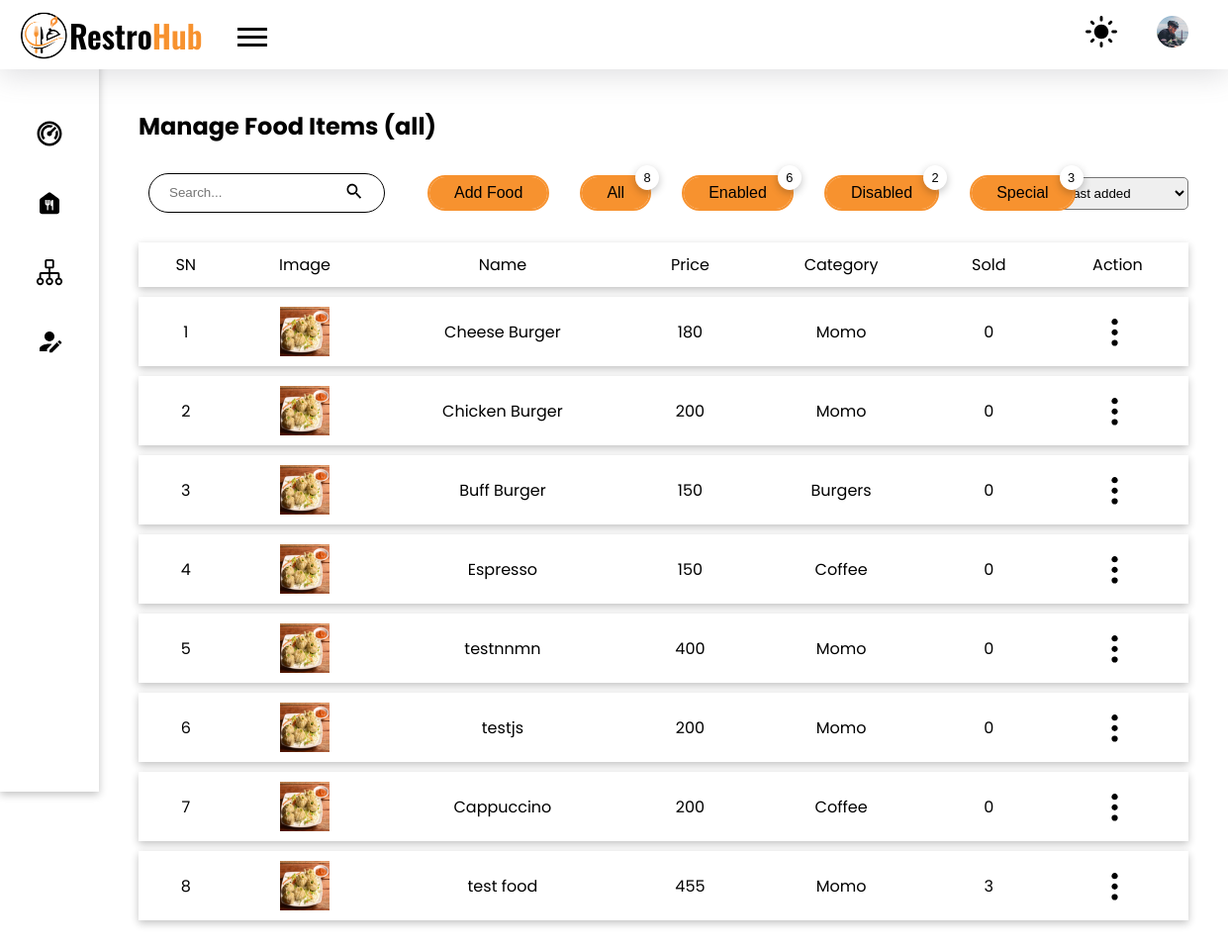
The app's page /admin/manage-foods.php (signed in), older data.
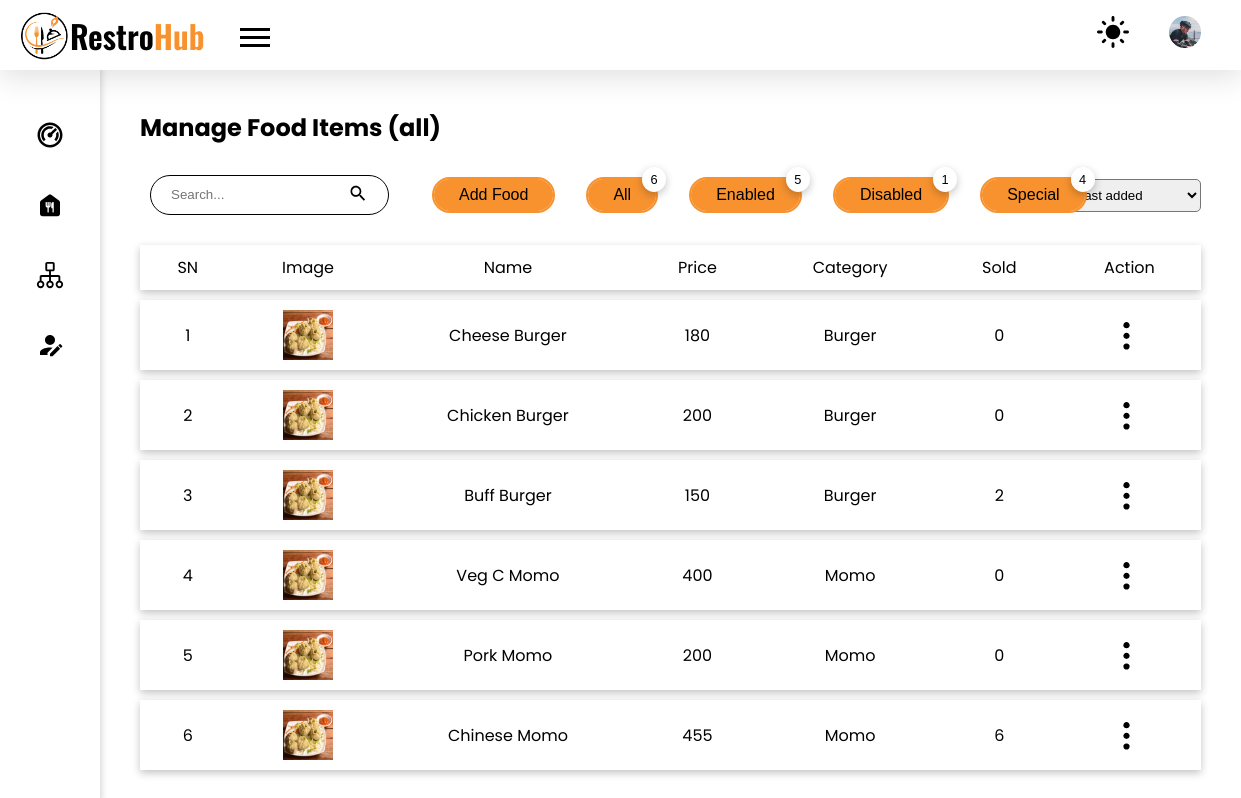
The same page, newer data.
### tables this page shows
CREATE TABLE `food` (
  `f_id` int(11) NOT NULL,
  `img` varchar(100) DEFAULT NULL,
  `name` varchar(100) DEFAULT NULL,
  `price` int(11) DEFAULT NULL,
  `cost` int(11) NOT NULL,
  `cooking_time` int(11) DEFAULT NULL,
  `description` varchar(500) NOT NULL,
  `veg` int(1) NOT NULL,
  `product_id` varchar(30) NOT NULL,
  `short_desc` varchar(50) NOT NULL,
  `ingredients` varchar(255) NOT NULL,
  `disabled` int(11) NOT NULL,
  `special` int(11) NOT NULL,
  `category` int(11) NOT NULL
);

CREATE TABLE `category` (
  `cat_id` int(11) NOT NULL,
  `image` varchar(100) NOT NULL,
  `cat_name` varchar(50) NOT NULL
);

### admin/manage-foods.php (the view, shortened to what the changed rows need)
<!DOCTYPE html>
<html lang="en">
<head>
    <link rel="stylesheet" href="../styles/style.css">
</head>
<body>
    <main class="admin_dashboard_body">
        <section class="dashboard_inner-head flex items-center">
            <h2>Manage Food Items <?php if (isset($_SESSION['filter-by']))
                                        echo "(" . $_SESSION['filter-by'] . ")"; ?></h2>
        </section>
                            <?php
                            require("../config.php");
                            ?>
        <div class="flex items-center">
            <div class="flex items-center">
                <?php
                $sql = "SELECT * FROM food";
                $result = mysqli_query($conn, $sql);
                $count = mysqli_num_rows($result);
                $sql_enabled = "SELECT * FROM food where disabled = 0";
                $result_enabled = mysqli_query($conn, $sql_enabled);
                $count_enabled = mysqli_num_rows($result_enabled);
                $sql_disabled = "SELECT * FROM food where disabled = 1";
                $result_disabled = mysqli_query($conn, $sql_disabled);
                $count_disabled = mysqli_num_rows($result_disabled);
                $sql_special = "SELECT * FROM food where special = 1";
                $result_special = mysqli_query($conn, $sql_special);
                $count_special = mysqli_num_rows($result_special);
                ?>
                <form action="./backend/foods/specific-food.php" method="post">
                    <button type="submit" name="specific-food" class="button ml-35 border-curve-lg relative">All
                        <div class="count-top shadow"><?php
                                                        echo $count;
                                                        ?>
                        </div>
                    </button>
                </form>
                <form action="./backend/foods/specific-food.php" method="post">
                    <button type="submit" name="specific-food" class="button ml-35 border-curve-lg relative">Enabled
                        <div class="count-top shadow"><?php
                                                        echo $count_enabled;
                                                        ?>
                        </div>
                </form>
                <form action="./backend/foods/specific-food.php" method="post">
                    <button type="submit" name="specific-food" class="button ml-35 border-curve-lg relative">Disabled
                        <div class="count-top shadow"><?php
                                                        echo $count_disabled;
                                                        ?>
                        </div>
                    </button>
                </form>
                <form action="./backend/foods/specific-food.php" method="post">
                    <button type="submit" name="specific-food" class="button ml-35 border-curve-lg relative">Special
                        <div class="count-top shadow"><?php
                                                        echo $count_special;
                                                        ?>
                        </div>
                    </button>
                </form>
            </div>
        </div>
        <?php
        if (isset($_SESSION['filter-by'])) {
            $filter_by = $_SESSION['filter-by'];
            if ($filter_by == 'all') {
                $sql = "SELECT * FROM food";
            } else if ($filter_by == 'enabled') {
                $sql = "SELECT * FROM food where disabled = 0";
            } else if ($filter_by == 'disabled') {
                $sql = "SELECT * FROM food where disabled = 1";
            } else if ($filter_by == 'special') {
                $sql = "SELECT * FROM food where special = 1";
            }
        } else {
            $_SESSION['filter-by'] = 'all';
            $sql = "SELECT * FROM food order by f_id desc";
        }
        $res = mysqli_query($conn, $sql) or die("Could not fetch food items from database");
        ?>
        <?php
        if (mysqli_num_rows($res) > 0) {
        ?>
            <table class="mt-20">
                <tr class="shadow">
                    <th>SN</th>
                    <th>Image</th>
                    <th>Name</th>
                    <th>Price</th>
                    <th>Category</th>
                    <th>Sold</th>
                    <th>Action</th>
                </tr>
                <?php
                $i = 0;
                while ($row = mysqli_fetch_assoc($res)) {
                    $i++;
                    $cat_id = $row['category'];
                    $sql_cat = "select cat_name from category where cat_id = $cat_id";
                    $res_cat = mysqli_query($conn, $sql_cat) or die("Could not fetch category name from database");
                    $row_cat = mysqli_fetch_assoc($res_cat);
                    $cat_name = $row_cat['cat_name'];
                    $total_sold = "select (count(orders.f_id) * orders.qty) as total_sold
                                    from orders
                                    inner join aos on orders.id = aos.order_id
                                    where aos.status = 'delivered'
                                    and orders.f_id = $row[f_id]";
                    $res_sold = mysqli_query($conn, $total_sold) or die("Could not fetch total sold from database");
                    $row_sold = mysqli_fetch_assoc($res_sold);
                    $total_sold = $row_sold['total_sold'];
                    if ($total_sold == null) {
                        $total_sold = 0;
                    }
                ?>
                    <tr class="shadow">
                        <td><?php echo $i; ?></td>
                        <td>
                            <img src="../uploads/foods/<?php echo $row['img']; ?>" alt="food image" class="table_food-img">
                        </td>
                        <td><?php echo $row['name']; ?></td>
                        <td><?php echo $row['price']; ?></td>
                        <td><?php echo $cat_name; ?></td>
                        <td><?php echo $total_sold; ?></td>
                        <td class="table_action_container">
                            <button class="no_bg no_outline table_option-menu">
                                <img src="../images/ic_options.svg" alt="options menu">
                            </button>
                        </td>
                    </tr>
                <?php
                }
                ?>
            </table>
        <?php
        } else
            echo "No records found";
        ?>
    </main>
</body>
</html>

Row changes from the older to the newer data that the page shows:
removed food: img (picture), name "Espresso", price "150", category.cat_name "Coffee", total_sold "0"
removed food: img (picture), name "Cappuccino", price "200", category.cat_name "Coffee", total_sold "0"
changed food "Cheese Burger": category.cat_name "Momo" → "Burger"
changed food "Chicken Burger": category.cat_name "Momo" → "Burger"
changed through a linked row, food "Buff Burger": category.cat_name "Burgers" → "Burger"; total_sold "0" → "2"
changed food: name "testnnmn" → "Veg C Momo"
changed food: name "testjs" → "Pork Momo"
changed food: name "test food" → "Chinese Momo"; total_sold "3" → "6"
Text that changed along with them:
$count: "8" → "6"
$count_enabled: "6" → "5"
$count_disabled: "2" → "1"
$count_special: "3" → "4"
